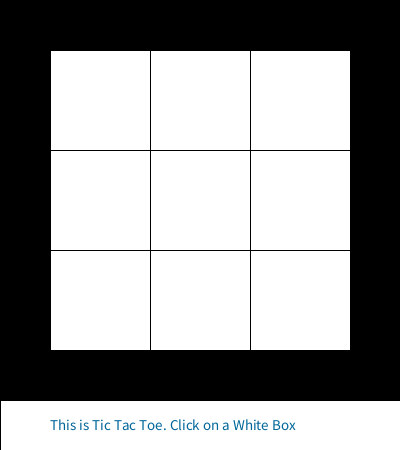
Frame 1 (no input)
Frame 60 (the mouse pressed at the canvas centre just before this capture): identical to frame 1, image omitted
Frame 120 (the mouse held since frame 60 and released just before this capture): identical to frame 1, image omitted

The Processing sketch that drew this single still picture (run headless with seeded random() and noise(); from frame 60 on, the mouse is pressed at the canvas centre):

// Processing sketch: tictactoe
// ── tictactoe.pde
//some macros to make code understandable
int BOARD_SIZE_X = 400;
int BOARD_SIZE_Y = 450;
int CONSOLE_SIZE_X = 400;
int CONSOLE_SIZE_Y = 50;
int MARGIN = 50;
int PLACE_TEXT_HEREX = 50;
int PLACE_TEXT_HEREY = 430;
int SIZE_OF_SQUARE = 100;
int Player = 0;
int flag = 0;
//function to print the board

int checkForWin(int indexX, int indexY) {
  //any vertical patterns
  if (board[indexX][0] == board[indexX][1]&& board[indexX][1]== board[indexX][2]) {
    return 1;
  }
  //any horizontal patterns
  if (board[0][indexY] == board[1][indexY]&& board[1][indexY]== board[2][indexY]) {
    return 1;
  }
  // for diagonal patterns
  if ((indexX ==0 && indexY == 0) || (indexX ==1 && indexY == 1) || (indexX ==2 && indexY == 2)) {
    if (board[0][0] == board[1][1]&& board[1][1]== board[2][2]) {
      return 1;
    }
  }
  if ((indexX ==2 && indexY == 0) || (indexX ==1 && indexY == 1) || (indexX ==0 && indexY == 2)) {
    if (board[2][0] == board[1][1]&& board[1][1]== board[0][2]) {
      return 1;
    }
  }
  //if no one has won
  return 0;
}
void displayboard() {
  for (int j = 0; j< 3; j++) {
    for (int i = 0; i< 3; i++) {
      pushMatrix();
      translate(50 + (i*SIZE_OF_SQUARE), MARGIN + (j*SIZE_OF_SQUARE));
      fill(255);
      rect(0, 0, SIZE_OF_SQUARE, SIZE_OF_SQUARE); //prints the white squares
      popMatrix();
    }
  }
  rect(0, 400, CONSOLE_SIZE_X, CONSOLE_SIZE_Y);
  fill(0, 102, 153);
  textSize(15);
  text("This is Tic Tac Toe. Click on a White Box", PLACE_TEXT_HEREX, PLACE_TEXT_HEREY);
}

//class for the circle
class Circle {
  int indexX; 
  int indexY;

  Circle(int x, int y ) { //constructor that takes in the values of the indices in the matrix
    this.indexX = x;
    this.indexY = y;
  }
  void drawCircle() { //draws a circle at the center of the the selected white square
    pushMatrix();
    stroke(150);
    noFill();
    translate(MARGIN + (this.indexX*100), MARGIN + (this.indexY*SIZE_OF_SQUARE)); //finds the center of the white square
    circle(50, 50, 50);
    popMatrix();
  }
}

//class for the Cross
class Cross {
  int indexX; 
  int indexY;

  Cross(int x, int y ) { //constructor that takes in the values of the indices in the matrix
    this.indexX = x;
    this.indexY = y;
  }
  void drawCross() { //draw a circle at the center of the the selected white square
    pushMatrix();
    stroke(150);
    translate(50 + (this.indexX*SIZE_OF_SQUARE), MARGIN + (this.indexY*SIZE_OF_SQUARE)); //finds the center of the white square
    line(25, 25, 75, 75);
    line(25, 75, 75, 25);
    popMatrix();
  }
}

int[][] board = {{3, 4, 5}, {6, 7, 8}, {9, 10, 11}}; //create a two dimensional matrix to represent the board
void setup() {
  size(400, 450);
  background(0); 
  displayboard();
}


void mouseClicked() { //defines what should be executed when teh mouse is clicked
  if (mouseX < 50 || mouseX > 350) { //ignore the mouse click if the user clicks outside of the matrix
    return;
  } 
  if (mouseY < 50 || mouseY > 350) { //ignore the mouse click if the user clicks outside of the matrix
    return;
  }
  int indexX = (mouseX-MARGIN)/SIZE_OF_SQUARE;
  int indexY = (mouseY-MARGIN)/SIZE_OF_SQUARE;
  //println("yay " , indexX, indexY);
  if (Player == 1) { //if it is player 2's turn draw a circle
    Circle circle1 = new Circle(indexX, indexY);
    circle1.drawCircle();
    Player = (Player+1)%2; //switch the player
    board[indexX][indexY] = 2;  //update the array
    if (checkForWin(indexX, indexY) == 1) {
      println("Player", Player, "has won.");
      flag = 2; //to update console
    }
  } else { //if it is player 1's turn draw a cross
    Cross cross1 = new Cross(indexX, indexY);
    cross1.drawCross(); 
    Player = (Player+1)%2; //switch the player
    board[indexX][indexY] = 1; //update the array
    if (checkForWin(indexX, indexY) == 1) {
      println("Player", Player, "has won.");
      flag = 1; //to update console
    }
  }  
  return;
}

void draw() {
  //println(mouseX, mouseY);   //for debugging
  //if player X has won, update console
  if (flag == 1) {
    fill(255);
    rect(0, 400, CONSOLE_SIZE_X, CONSOLE_SIZE_Y);
    textSize(25);
    fill(0, 102, 153);
    text("Player X has won", PLACE_TEXT_HEREX, PLACE_TEXT_HEREY);
  }
  //if player Y has won, update console
  if (flag == 2) {
    fill(255);
    rect(0, 400, CONSOLE_SIZE_X, CONSOLE_SIZE_Y);
    textSize(25);
    fill(0, 102, 153);
    text("Player O has won", PLACE_TEXT_HEREX, PLACE_TEXT_HEREY);
  }
}
